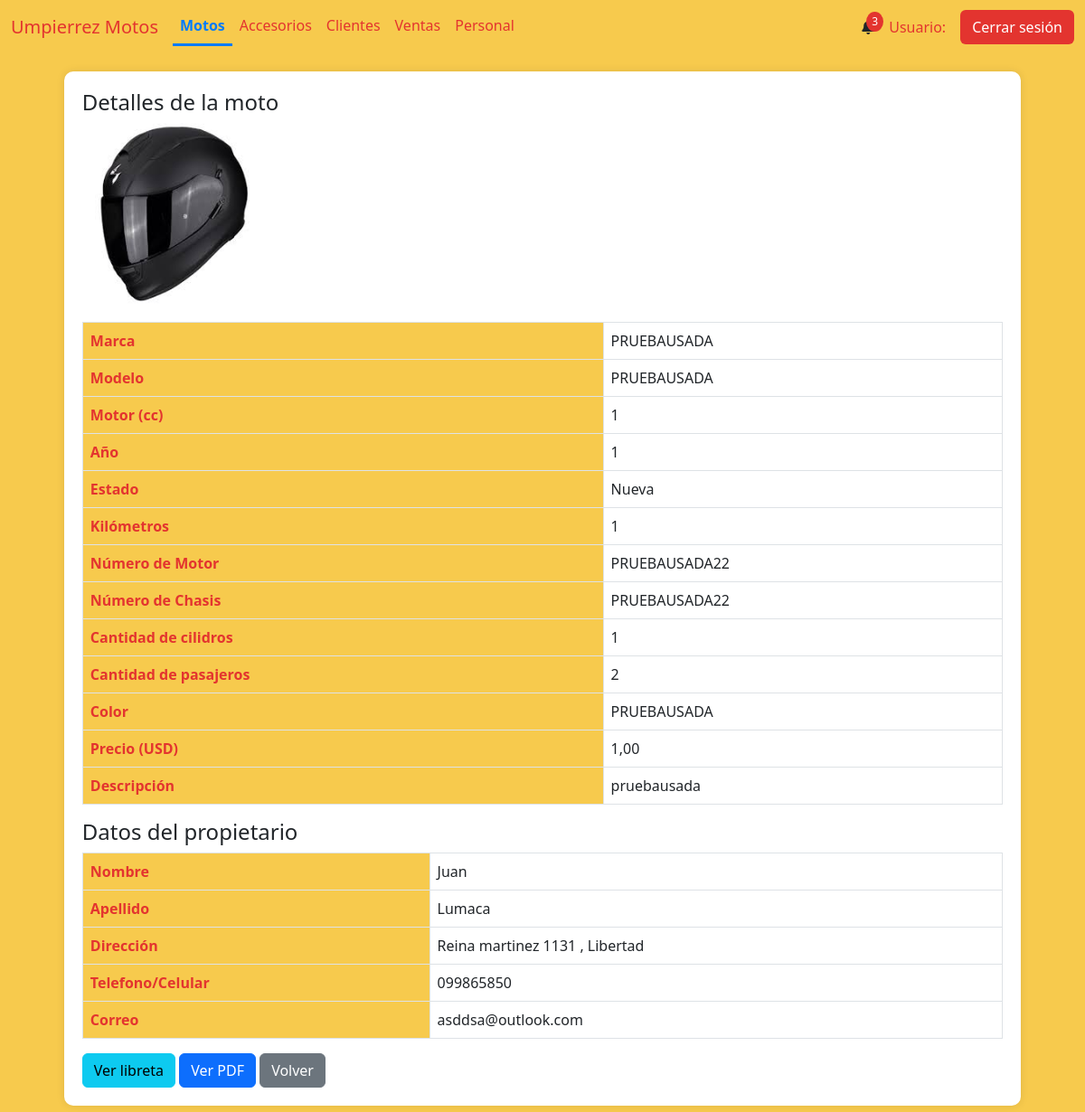
The app's page /moto_detalles/54, older data.
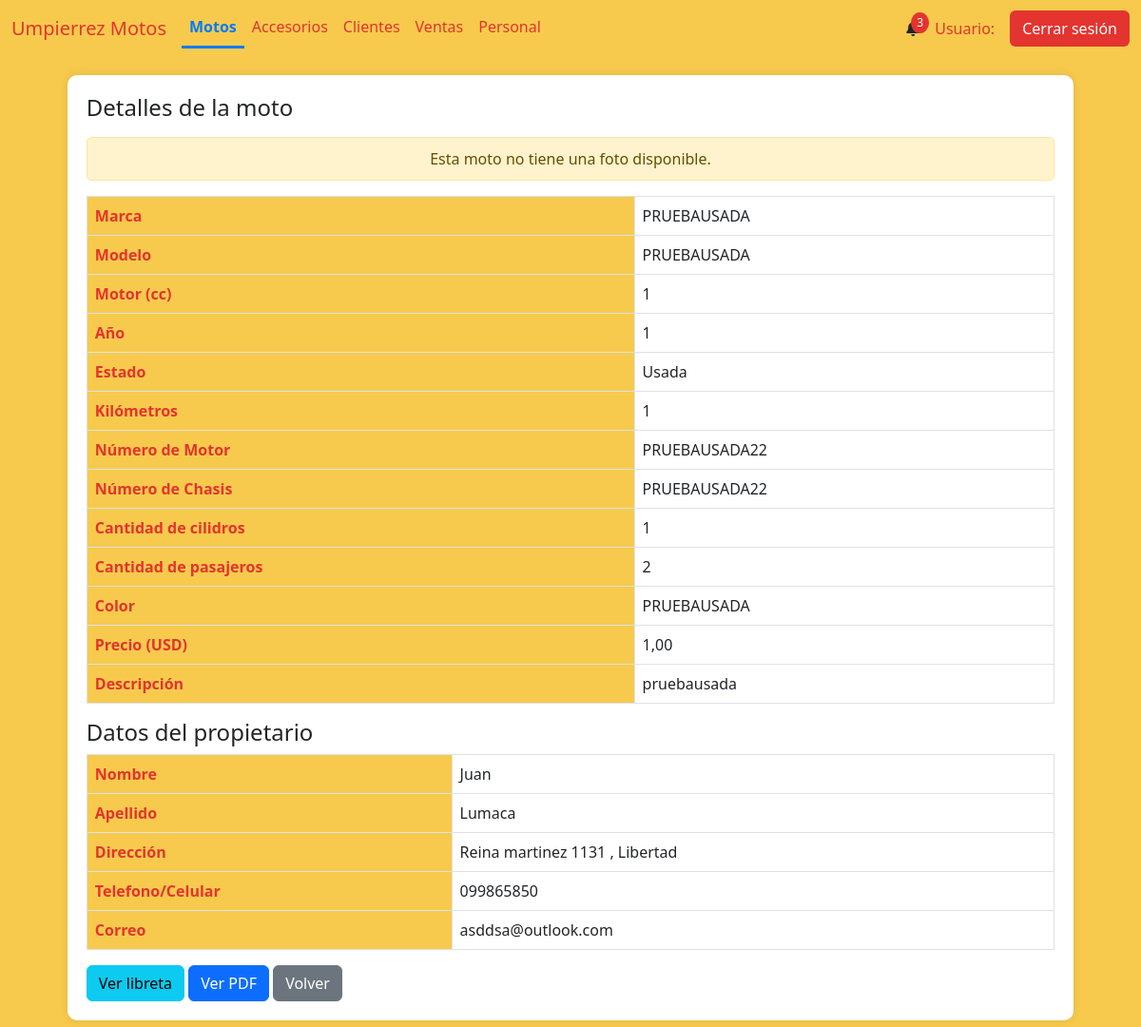
The same page, newer data.
### AppUM/models.py (models this page shows)
class Moto(models.Model):
    marca = models.CharField(max_length=20)
    modelo = models.CharField(max_length=20)
    anio = models.IntegerField()
    motor = models.IntegerField()
    estado = models.CharField(max_length=10)
    kilometros = models.IntegerField()
    precio = models.DecimalField(max_digits=10, decimal_places=2)
    color = models.CharField(max_length=20)
    num_motor = models.CharField(max_length=40, unique=True)
    num_chasis = models.CharField(max_length=40, unique=True)
    num_cilindros = models.IntegerField(default=1)
    cantidad_pasajeros = models.IntegerField(default=2)
    foto = models.ImageField(null=True, blank=True, upload_to="motos/fotos/")
    pertenece_tienda = models.BooleanField()
    pertenece_taller = models.BooleanField()
    identificacion_pdf = models.FileField(upload_to='motos/pdfs/', null=True, blank=True)
    observaciones = models.TextField(null=True, blank=True)
    fecha_ingreso = models.DateTimeField(auto_now_add=True)

### AppUM/views.py (the view)
# urls.py: path('moto_detalles/<int:id_moto>', views.detalles_moto,name="MotoDetalles"),
def detalles_moto(req,id_moto):
    moto = Moto.objects.get(id=id_moto)
    matriculas_moto = Matriculas.objects.filter(moto_id=id_moto).first()
    if not moto.observaciones:
        descripcion = "Sin descripción"
    else:
        descripcion = moto.observaciones
    if moto.identificacion_pdf:
        pdf = moto.identificacion_pdf.url
    else:
        pdf = None
    compra_venta = ComprasVentas.objects.filter(moto_id=id_moto,tipo="CV").first()
    if compra_venta:
        cliente_id = compra_venta.cliente_id
        telefono_principal_cliente = ClienteTelefono.objects.filter(cliente_id=cliente_id,principal=1).first()
        correo_cliente = ClienteCorreo.objects.filter(cliente_id=cliente_id,principal=1).first()
        if correo_cliente:
            correo = correo_cliente.correo
        else:
            correo = None
        telefono_principal = telefono_principal_cliente.telefono
        libreta = req.build_absolute_uri(compra_venta.fotocopia_libreta.url) if compra_venta.fotocopia_libreta else None
        cliente = Cliente.objects.get(id=cliente_id)
    else:
        cliente = None
        libreta = None
        telefono_principal = None
        correo = None
    if matriculas_moto:
        matricula = Matriculas.objects.filter(moto_id=id_moto).first()
        if not matricula:
            matr_act = None
        else:
            matr_act = matricula.matricula
        contexto = {"moto":moto,
                    "descripcion":descripcion,
                    "matr_actual":matr_act,
                    "foto_moto":moto.foto.url if moto.foto else None,
                    "pdf":pdf,
                    "cliente":cliente,
                    "libreta":libreta,
                    "telefono_principal":telefono_principal,
                    "correo":correo,
                    "active_page": 'Motos'
                    }
    else:
        contexto = {"moto":moto,"descripcion":descripcion,"pdf":pdf,"cliente":cliente,"libreta":libreta,"telefono_principal":telefono_principal,"correo":correo,"active_page": 'Motos'}
    print(pdf)
    return render(req,"perfil_administrativo/motos/detalles_moto.html",contexto)

### AppUM/templates/perfil_administrativo/motos/detalles_moto.html (shortened to what this page needs)
{% extends "perfil_administrativo/padre_perfil_administrativo.html" %}
{% load static %}
{% block contenidoQueCambia %}
<div class="table-container" id="motoDetails">
    <h4>Detalles de la moto</h4>
    {% if moto.foto %}
        <div class="text-center">
            <img src="{{ moto.foto.url }}" alt="Foto de la moto" class="imagen-moto">
        </div>
    {% else %}
        <div class="text-center mt-3">
            <div class="alert alert-warning" role="alert">
                Esta moto no tiene una foto disponible.
            </div>
        </div>
    {% endif %}
    <table class="table table-bordered">
        <tbody>
            <tr>
                <th scope="row">Marca</th>
                <td>{{ moto.marca }}</td>
            </tr>
            <tr>
                <th scope="row">Modelo</th>
                <td>{{ moto.modelo }}</td>
            </tr>
            <tr>
                <th scope="row">Motor (cc)</th>
                <td>{{ moto.motor }}</td>
            </tr>
            <tr>
                <th scope="row">Año</th>
                <td>{{ moto.anio }}</td>
            </tr>
            <tr>
                <th scope="row">Estado</th>
                <td>{{ moto.estado }}</td>
            </tr>
            <tr>
                <th scope="row">Kilómetros</th>
                <td>{{ moto.kilometros }}</td>
            </tr>
            <tr>
                <th scope="row">Número de Motor</th>
                <td>{{ moto.num_motor }}</td>
            </tr>
            <tr>
                <th scope="row">Número de Chasis</th>
                <td>{{ moto.num_chasis }}</td>
            </tr>
            <tr>
                <th scope="row">Cantidad de cilidros</th>
                <td>{{ moto.num_cilindros }}</td>
            </tr>
            <tr>
                <th scope="row">Cantidad de pasajeros</th>
                <td>{{ moto.cantidad_pasajeros }}</td>
            </tr>
            <tr>
                <th scope="row">Color</th>
                <td>{{ moto.color }}</td>
            </tr>
            <tr>
                <th scope="row">Precio (USD)</th>
                <td>{{ moto.precio }}</td>
            </tr>
            <tr>
                <th scope="row">Descripción</th>
                <td class="descripcion-celda">{{ descripcion }}</td>
            </tr>
        </tbody>
    </table>
    {% if cliente %}
    <h4>Datos del propietario</h4>
    <table class="table table-bordered">
        <tbody>
            <tr>
                <th scope="row">Nombre</th>
                <td>{{ cliente.nombre }}</td>
            </tr>
            <tr>
                <th scope="row">Apellido</th>
                <td>{{ cliente.apellido }}</td>
            </tr>
            <tr>
                <th scope="row">Dirección</th>
                <td>{{ cliente.calle }} {{ cliente.numero }} {% if cliente.num_apartamento %} Apartamento {{ cliente.num_apartamento }} {% endif %}, {{ cliente.ciudad }}</td>
            </tr>
            <tr>
                <th scope="row">Telefono/Celular</th>
                <td>{{ telefono_principal }}</td>
            </tr>
            <tr>
                <th scope="row">Correo</th>
                <td>{{ correo }}</td>
            </tr>
        </tbody>
    </table>
    {% endif %}
    {% if libreta %}
            <a href="{{ libreta }}" class="btn btn-info" target="_blank">Ver libreta</a>
        {% else %}
            <div class="alert alert-warning mb-0" role="alert">
                No existe libreta de propiedad.
            </div>
        {% endif %}
    {% if pdf %}
        <a href="{{ pdf }}" class="btn btn-primary" target="_blank">Ver PDF</a>
    {% else %}
        <div class="alert alert-info mt-3" role="alert">
            No hay un PDF disponible para esta moto.
        </div>
    {% endif %}
    <a href="{% url 'Motos' %}" class="btn btn-secondary">Volver</a>
</div>
{% endblock %}

Row changes from the older to the newer data that the page shows:
changed Moto "PRUEBAUSADA": foto "motos/fotos/casco.jpg" → empty (drawn); estado "Nueva" → "Usada"; foto: picture removed
Text that changed along with them:
text now shown: "Esta moto no tiene una foto disponible."
